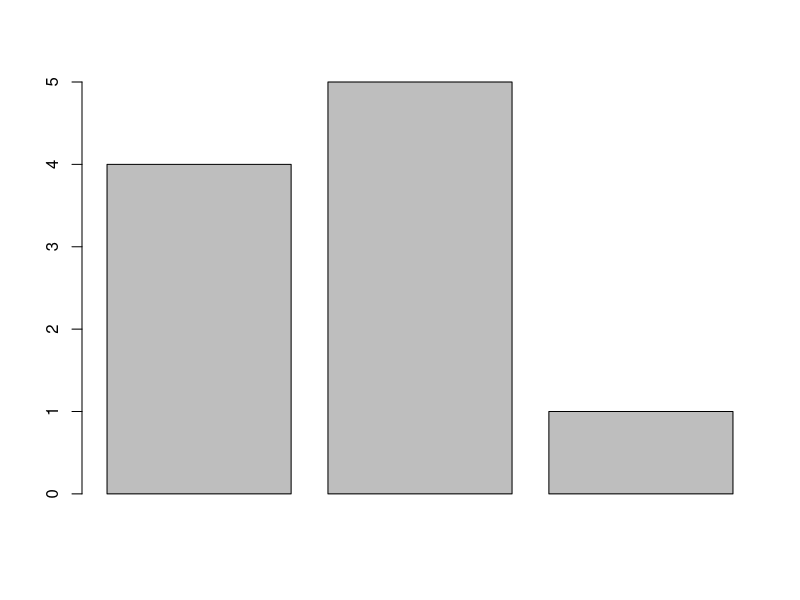
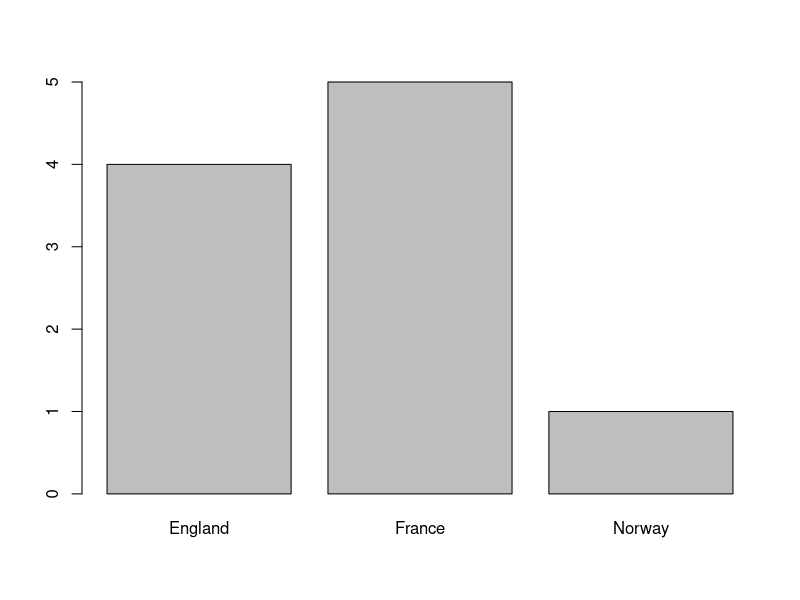
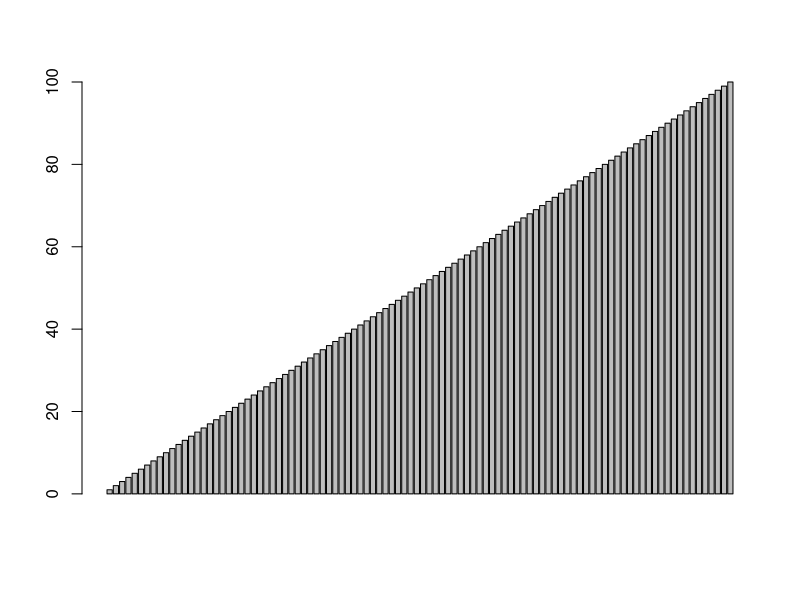
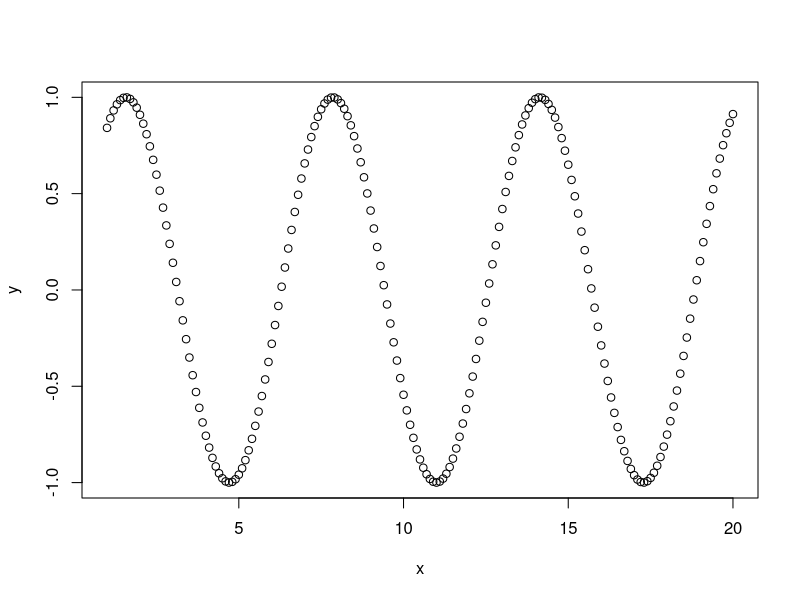
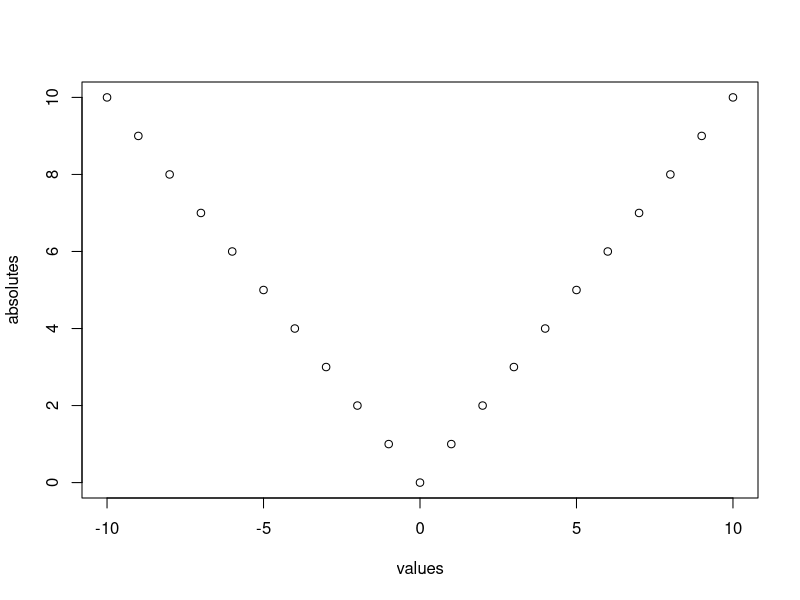

These charts were generated, in order, by the following R code:
# 2.1 vectors
# create a vector with numbers
c(4, 7, 9)

# create a vector with strings
c('a', 'b', 'c')

# create a vector with multiple data types
c(1, T, 'three') # note that all three were converted to strings

# 2.2 sequence vectors
# create a sequence vector with start:end notation (inclusive)
5:9

# create a sequence with the seq function (inclusive)
seq(5, 9)

# adjust the step size for seq
seq(5, 9, 0.5)
seq(5, 9, 3)

# create a descending vector
9:5
seq(9,5)

# 2.3 vector access
# create a sentence vector
sentence = c('walk', 'the', 'plank')

# retrieve the 3rd element
sentence[3]

# retrieve the 1st element
sentence[1]

# reassign the 3rd element
sentence[3] = 'dog'

# add a new element
sentence[4] = 'to'

# access multiple elements using list inside of brackets
sentence[c(1, 3)]

# retrieve a range of elements
sentence[2:4]

# add a range of values
sentence[5:7] = c('the', 'poop', 'deck')

# access the 6th word in the sentence
sentence[6]

# 2.4 vector names
# assign names to vector elements
ranks = 1:3
names(ranks) = c('first', 'second', 'third')

# get element named 'first'
ranks['first']

# change the element 'third' to 4
ranks['third'] = 4

# 2.5 plotting a vector
# create a barplot
vesslesSunk = c(4, 5, 1)
barplot(vesslesSunk)

# assign names to elements and plot again
names(vesslesSunk) = c('England', 'France', 'Norway')
barplot(vesslesSunk)

# call barplot on a sequence vector
barplot(1:100)

# 2.6 vector math
# scaler vector addition
a = c(1, 2, 3)
a + 1

# scaler vector division and multiplication
a / 2
a * 2

# vector vector addition and substraction
b = c(4, 5, 6)
a + b
a - b

# comparing vectors
a == b
a == c(1, 99, 3)
a < b

# use functions on a
sin(a)
sqrt(a)

# 2.6 scatter plots
# create data
x = seq(1, 20, 0.1)
y = sin(x)

# use the plot function
plot(x, y)

# make more data and plot
values = -10:10
absolutes = abs(values)
plot(values, absolutes)
